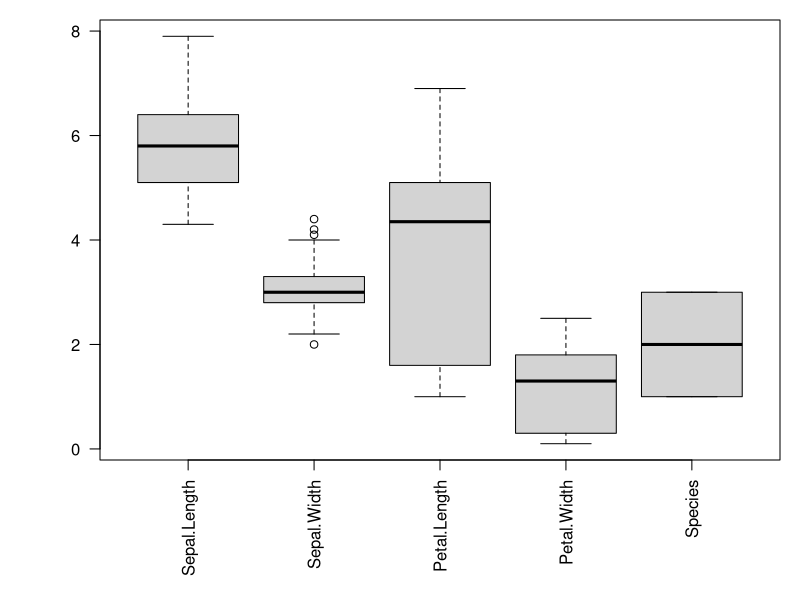
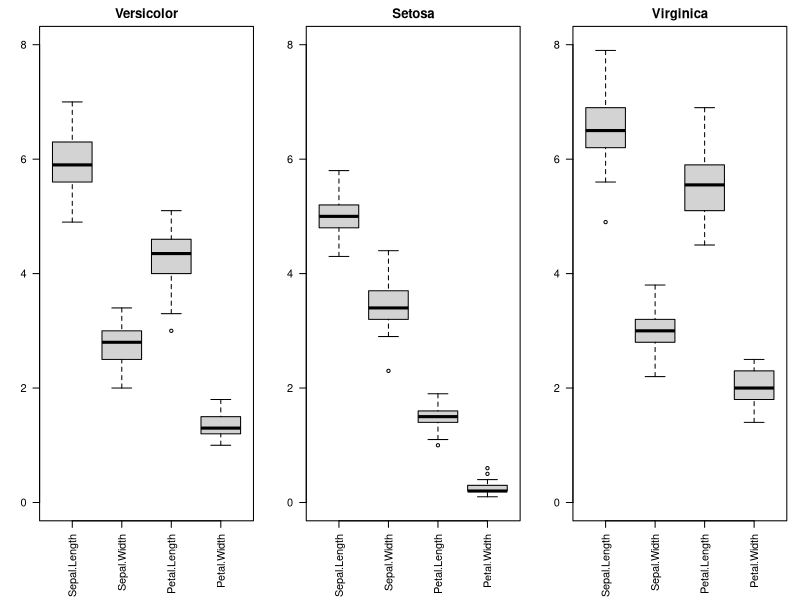
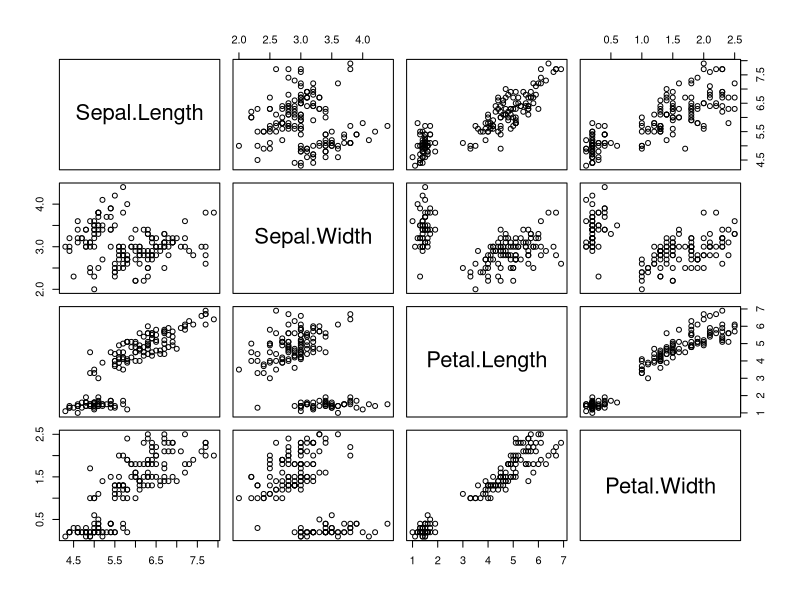
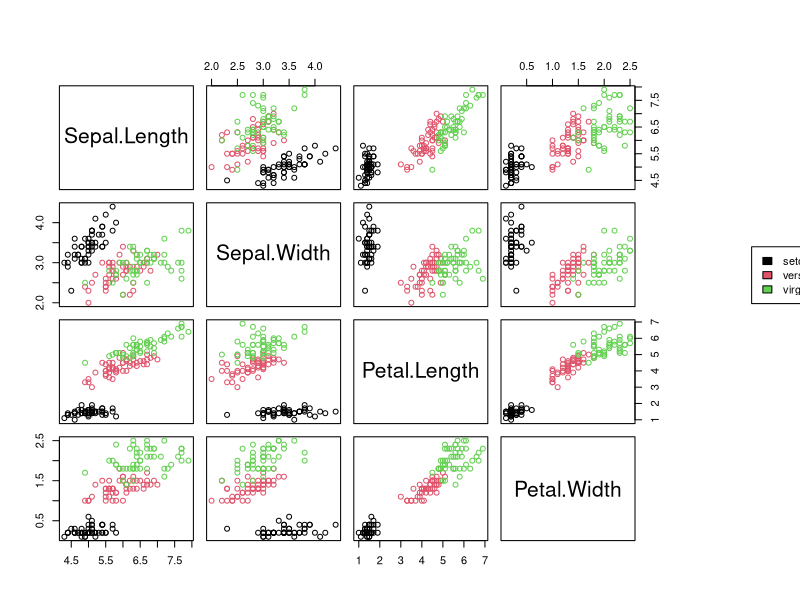

Generate these figures, in order, with R:
###### Working with iris DataSet ######

## Loading DataSet ##

data("iris")
iris

## Look at first 5 rows of data for each class ##

subset(iris, Species == "setosa")[1:5,] # For setosa class

subset(iris, Species == "versicolor")[1:5,] # For versicolor class

subset(iris, Species == "virginica")[1:5,] # For virginica class

## Summarizing the DataSet ##

summary(iris)

## Analysing DataSet through Boxplot ##

par(mar=c(7,5,1,1)) # more space to labels
boxplot(iris,las=2)

## Create Box Plot for each Soecies ##

irisVer <- subset(iris, Species == "versicolor")
irisSet <- subset(iris, Species == "setosa")
irisVir <- subset(iris, Species == "virginica")
par(mfrow=c(1,3),mar=c(6,3,2,1))
boxplot(irisVer[,1:4], main="Versicolor",ylim = c(0,8),las=2)
boxplot(irisSet[,1:4], main="Setosa",ylim = c(0,8),las=2)
boxplot(irisVir[,1:4], main="Virginica",ylim = c(0,8),las=2)

## Predict the class of the flower based on available attributes ##
# Creating the scatterplot # 

pairs(iris[,1:4], colour = iris$Species)
pairs(iris[,1:4],col=iris[,5],oma=c(4,4,6,12))
par(xpd=TRUE)
legend(0.85,0.6, as.vector(unique(iris$Species)),fill=c(1,2,3))
